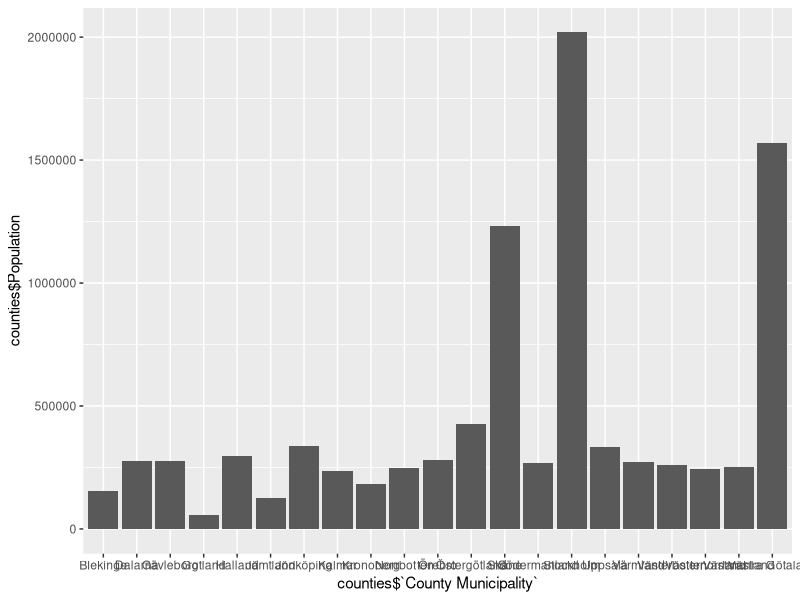
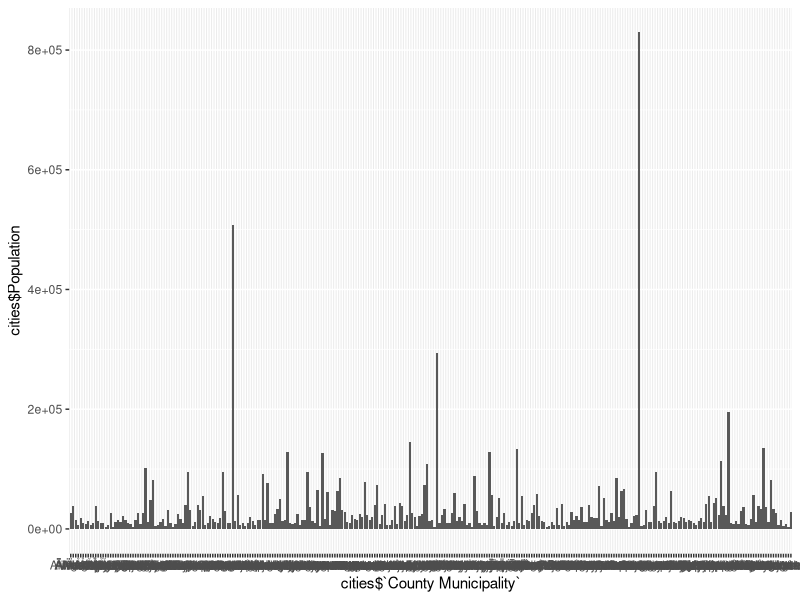
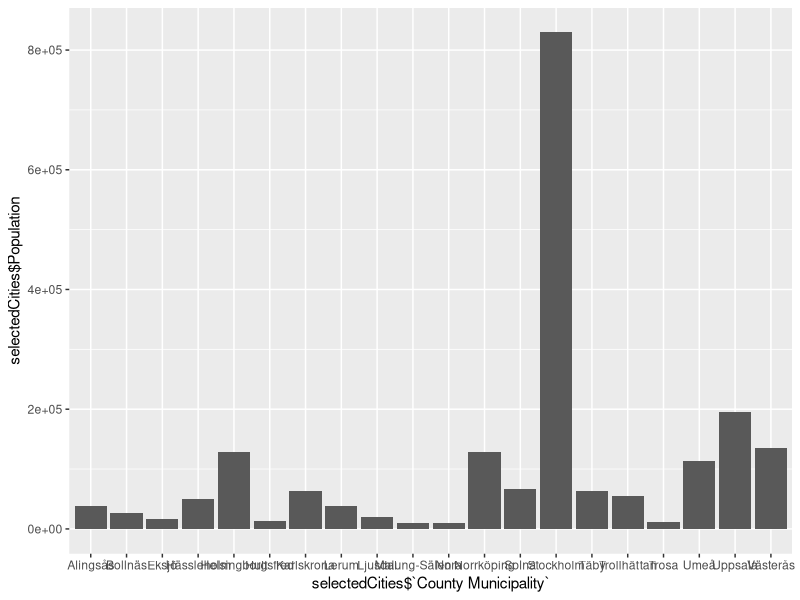

Recreate these plots in R, in order.
library(readxl)
library(ggplot2)

#reading data and setting col names
population <- read_excel("population.xls", 
                         skip = 9, col_names = FALSE, na = '.')

colNm = c("Code", "County Municipality", "Population", "Population growth", 
          "Live Births", "Deaths", "Population surplus", "In_mig_tot", "In_mig_from_sc",
          "In_mig_from_ros", "In_mig_from_ab", "Out_mig_tot", "Out_mig_from_sc", 
          "Out_mig_from_ros", "Out_mig_from_ab", "Net_mig_tot", "Net_mig_from_sc",
          "Net_mig_from_ros", "Net_mig_from_ab", "Adjustments")
colnames(population) = colNm
View(population)

#splitting counties and cities
population$keep = population$Code <= 25
counties = population[population$keep,c("Code", "County Municipality", "Population")]
cities = population[!population$keep,c("Code", "County Municipality", "Population")]

#check
sum(counties$Population)
sum(cities$Population)

#counties population plot
ggplot(counties, aes(counties$`County Municipality` , counties$Population)) + 
  geom_bar(stat = "identity")

ggplot(cities, aes(cities$`County Municipality` , cities$Population)) + 
  geom_bar(stat = "identity")


selectRandCity = function(data){
  total_pop = sum(data$Population)
  data$cumPop = cumsum(data$Population)
  randNum = ceiling(runif(1, 0, total_pop))
  selected_ind = which.max((data$cumPop > randNum )*1)
  return(selected_ind)
}

selectedCities = cities[1,]
for(i in 1:20){
  ind = selectRandCity(cities)
  selectedCities[i,] = cities[ind,]
  cities = cities[-ind,]
}

selectedCities
ggplot(selectedCities, aes(selectedCities$`County Municipality` , selectedCities$Population)) + 
  geom_bar(stat = "identity")
